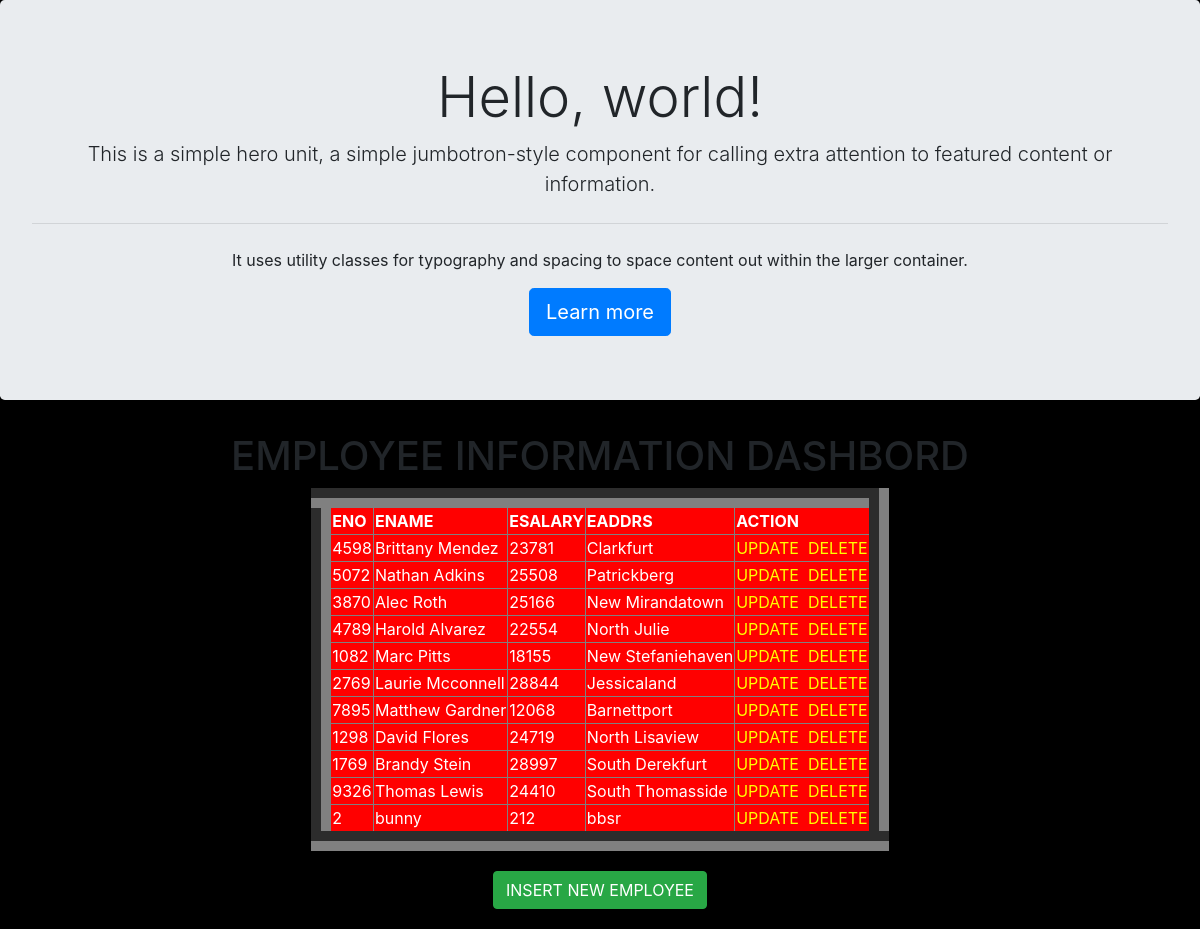
The page / on the database its author committed.
### testapp/models.py (models this page shows)
class employee(models.Model):
    eno=models.IntegerField()
    ename=models.CharField(max_length=30)
    esal=models.IntegerField()
    eadd=models.CharField(max_length=250)

### testapp/views.py (the view)
# urls.py: path('',views.retrive_view),
def retrive_view(request):
    emp_lsit=employee.objects.all()
    return render (request,'testapp/home.html',{'emp_list':emp_lsit})

### templates/testapp/home.html
<!DOCTYPE html>
{% extends 'testapp/base.html' %}
{% block body_block %}
<h1 align="center">EMPLOYEE INFORMATION DASHBORD</h1>
<table border="20" align="center">
    <thead>
        <th>ENO</th>
        <th>ENAME</th>
        <th>ESALARY</th>
        <th>EADDRS</th>
        <th>ACTION</th>
    </thead>
    {% for emp in emp_list %}
    <tr>
        <td>{{emp.eno}}</td>
        <td>{{emp.ename}}</td>
        <td>{{emp.esal}}</td>
        <td>{{emp.eadd}}</td>
        <td><a href="/update/{{emp.id}}">UPDATE</a>&nbsp; <a href="/delete/{{emp.id}}">DELETE</a></td>
    </tr>
    {% endfor %}
</table>
<div class="insert"  >
<a href="/insert" class="btn btn-success" >INSERT NEW EMPLOYEE</a>
</div>
{% endblock %}

### templates/testapp/base.html (shortened to what this page needs)
<!DOCTYPE html>
{% load static %}
<html lang="en">
<head>
    <link rel="stylesheet" href="https://cdn.jsdelivr.net/npm/bootstrap@4.6.1/dist/css/bootstrap.min.css">
    <link rel="stylesheet"   href="{% static 'css/home.css' %}">
</head>
<body>
    <div class="jumbotron" align="center">
        <h1 class="display-4">Hello, world!</h1>
        <p class="lead">This is a simple hero unit, a simple jumbotron-style component for calling extra attention to featured content or information.</p>
        <hr class="my-4">
        <p>It uses utility classes for typography and spacing to space content out within the larger container.</p>
        <a class="btn btn-primary btn-lg" href="#" role="button">Learn more</a>
      </div>
    {% block body_block %}
    {% endblock %}
</body>
</html>

### static/css/home.css (style rules this page uses)
body { background: black; }
.insert { text-align: center; margin-top: 20px; margin-bottom: 20px; }

### templates/testapp/base.html (style rules this page uses)
table { background:red; color:white; }
a { color:yellow; }

### rows shown on the page
employee: eno "4598", ename "Brittany Mendez", esal "23781", eadd "Clarkfurt"
employee: eno "5072", ename "Nathan Adkins", esal "25508", eadd "Patrickberg"
employee: eno "3870", ename "Alec Roth", esal "25166", eadd "New Mirandatown"
employee: eno "4789", ename "Harold Alvarez", esal "22554", eadd "North Julie"
employee: eno "1082", ename "Marc Pitts", esal "18155", eadd "New Stefaniehaven"
employee: eno "2769", ename "Laurie Mcconnell", esal "28844", eadd "Jessicaland"
employee: eno "7895", ename "Matthew Gardner", esal "12068", eadd "Barnettport"
employee: eno "1298", ename "David Flores", esal "24719", eadd "North Lisaview"
employee: eno "1769", ename "Brandy Stein", esal "28997", eadd "South Derekfurt"
employee: eno "9326", ename "Thomas Lewis", esal "24410", eadd "South Thomasside"
employee: eno "2", ename "bunny", esal "212", eadd "bbsr"
